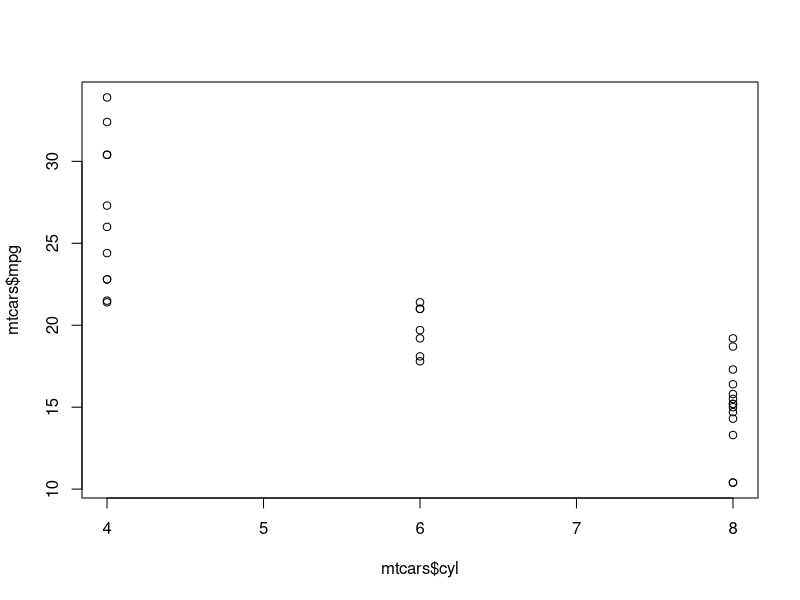

R code for this plot:
## ---- chunk 1

## ---- chunk 2
head(mtcars)
dim(mtcars)
plot(mtcars$cyl, mtcars$mpg)

mtcars$cylFactor <- factor(mtcars$cyl, levels = c('6','4','8'))

lModMPG <- lm(mpg ~ cyl, data = mtcars)  # linear in number of cylinders
fModMPG <- lm(mpg ~ cylFactor, data = mtcars)  # number of cylinders is a factor

summary(lModMPG)
summary(fModMPG)

lModHP <- lm(hp ~ cyl, data = mtcars)  # linear in number of cylinders
fModHP <- lm(hp ~ cylFactor, data = mtcars)  # number of cylinders is a factor

summary(lModHP)
summary(fModHP)
